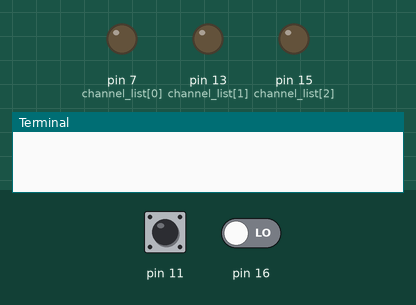
Simulated run of this program. Board: Raspberry Pi (header pin numbers). Shown: output pins drawn as LEDs (lit = HIGH), the last lines printed to the terminal. The inputs (shaded band) are chosen by the test bench; at power-on: pin 11 LOW, pin 16 LOW.

Above: at 1.2 s.
1.3 s: pin 11 pulled HIGH for 0.15 s
At 2.6 s:
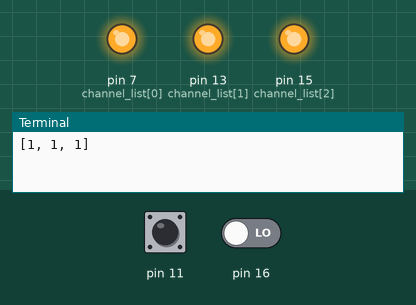
2.9 s: pin 11 pulled HIGH for 1 s
At 5.1 s:
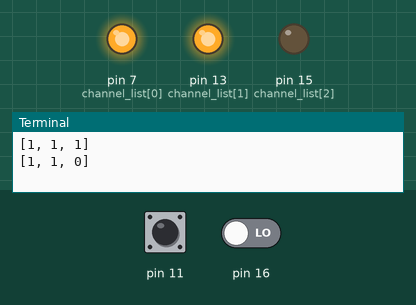
5.4 s: pin 11 pulled HIGH for 0.15 s
At 6.0 s:
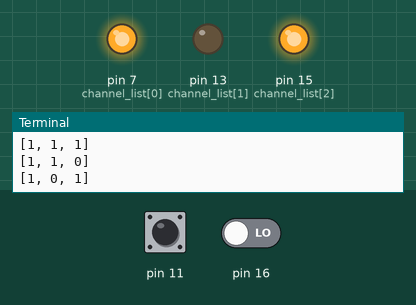
7.0 s: pin 11 pulled HIGH for 3.2 s
At 11.3 s:
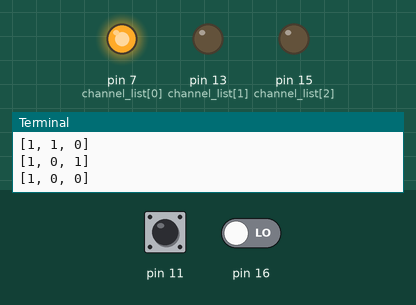
11.7 s: pin 11 pulled HIGH for 0.15 s
At 13.0 s:
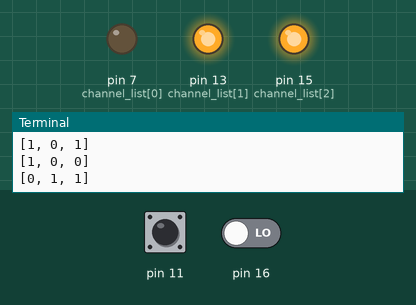
13.3 s: pin 11 pulled HIGH for 1 s
At 15.7 s:
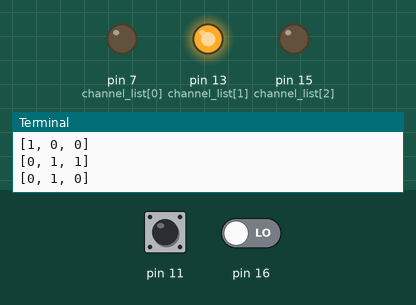
Timing chart, 0 to 16.8 s (numbered marks = the images above; inputs shaded):
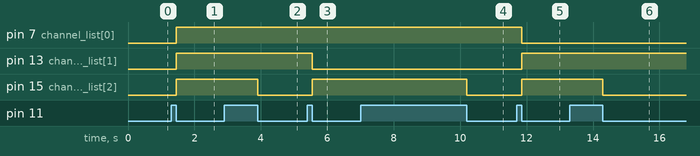

Measured:
- after the input at 1.3 s, pin 7 (channel_list[0]), pin 13 (channel_list[1]), pin 15 (channel_list[2]): LOW → HIGH after 0.15 s
- after the input at 2.9 s, pin 15 (channel_list[2]): HIGH → LOW after 1.0 s
- after the input at 5.4 s, pin 13 (channel_list[1]): HIGH → LOW after 0.15 s; pin 15 (channel_list[2]): LOW → HIGH after 0.15 s
- after the input at 7.0 s, pin 15 (channel_list[2]): HIGH → LOW after 3.2 s
- after the input at 11.7 s, pin 7 (channel_list[0]): HIGH → LOW after 0.15 s; pin 13 (channel_list[1]), pin 15 (channel_list[2]): LOW → HIGH after 0.15 s
- after the input at 13.3 s, pin 15 (channel_list[2]): HIGH → LOW after 1.0 s

The program:

template.py
```python
#!/usr/bin/python3
"""
Python Practical Template
Name: Yandisa Madinga
Student Number: MDNYAN002
Prac: Prac 1
Date: 29/07/2019
"""

import RPi.GPIO as GPIO
import time
import itertools

listIndex=0
channel_list=(7,13,15)
binary_list =list()
#configure GPIOs
def initGPIO():
    GPIO.setwarnings(False)
    GPIO.setmode(GPIO.BOARD)
#------------------------------------------------------------------------------------
#initialise LEDs and configure GPIOs
def initLED():
    GPIO.setup(7,GPIO.OUT, initial=GPIO.LOW)
    GPIO.setup(13,GPIO.OUT, initial=GPIO.LOW)
    GPIO.setup(15,GPIO.OUT, initial=GPIO.LOW)
#-------------------------------------------------------------------------------------
#initialise buttons and configure GPIOs
def initBTNS():
    GPIO.setup(11, GPIO.IN, pull_up_down=GPIO.PUD_DOWN)
    GPIO.setup(16,GPIO.IN, pull_up_down=GPIO.PUD_DOWN)

#--------------------------------------------------------------------------------------
#binary number generator function
def BinaryConversion():
    list = []
    for x in map(' '.join, itertools.product('01', repeat=3)):
        list.append(x)
    return list
#---------------------------------------------------------------------------------------
#converts binary list to binary integer list
def listOfNum():
    num_list = []
    for item in BinaryConversion():
        bNum=item.split(" ")
        results = [int(i) for i in bNum]
        num_list.append(results)
    return num_list
#-----------------------------------------------------------------------------------------
#flash LEDs function responding to button at pin16
def increment(e):
    global binary_list
    global listIndex
    listNum = listOfNum()
    listIndex +=1
    if listIndex >= len(listNum):
        listIndex=0
    binary_list=listNum[listIndex]
    print(binary_list)
    GPIO.output(channel_list,binary_list)
#----------------------------------------------------------------------------------------
#flash LEDs function responding to button at pin11
def decrement(e):
    global binary_list
    global listIndex
    listNum = listOfNum()
    listIndex -=1
    if listIndex == 0:
        listIndex=len(listNum) - 1
    binary_list=listNum[listIndex]
    print(binary_list)
    GPIO.output(channel_list,binary_list)
#listens to a pressed button using interrupts
def btnChecker():
    GPIO.add_event_detect(16, GPIO.FALLING, callback=increment, bouncetime=300)
    GPIO.add_event_detect(11, GPIO.FALLING, callback=decrement, bouncetime=300)
#-------------------------------------------------------------------------------------
def main():
    pass
if __name__== '__main__':
    try:
        initGPIO()
        initBTNS()
        initLED()
        btnChecker()
        while True:
            main()
    except KeyboardInterrupt:
        print("Exiting grcefully")
        # Turn off GPIOs
        GPIO.cleanup()
    except Exception as e:
        GPIO.cleanup()
        print("Some other error occured")
        print(e.message)
```
